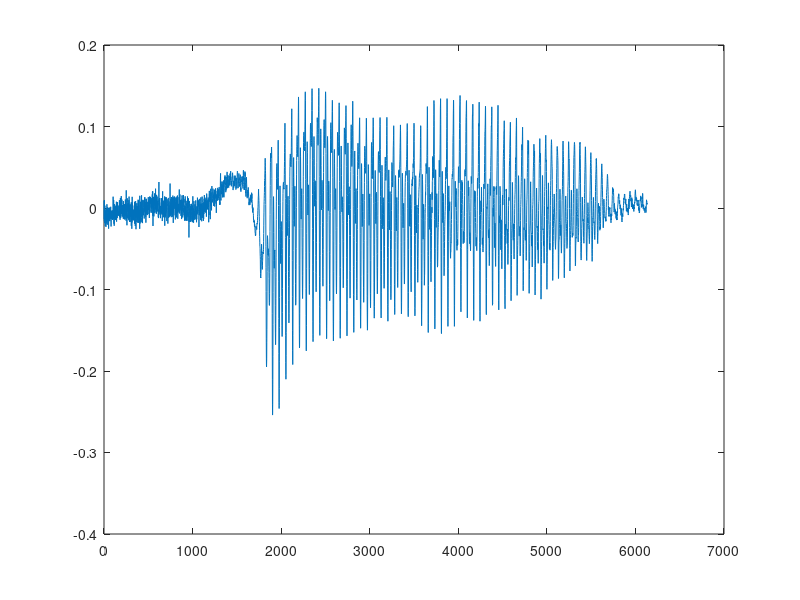
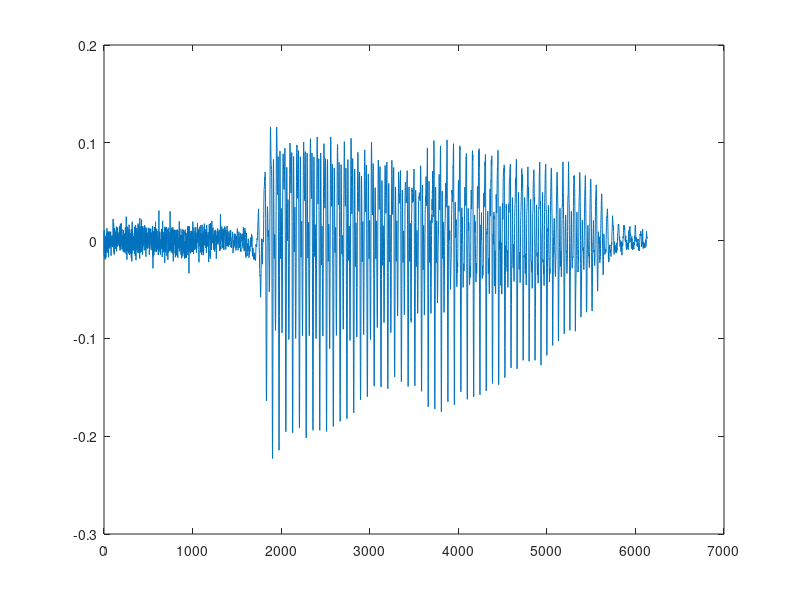

Source code (MATLAB) for these figures, in order:
% freqz(([1,-.9], 1); %pre
% freqz([1, -1], [1,-0.95]);

load task5.mat;
figure 
plot(t1)
y = filter([1, -1], [1,-0.95], t1);
figure
plot(y)

